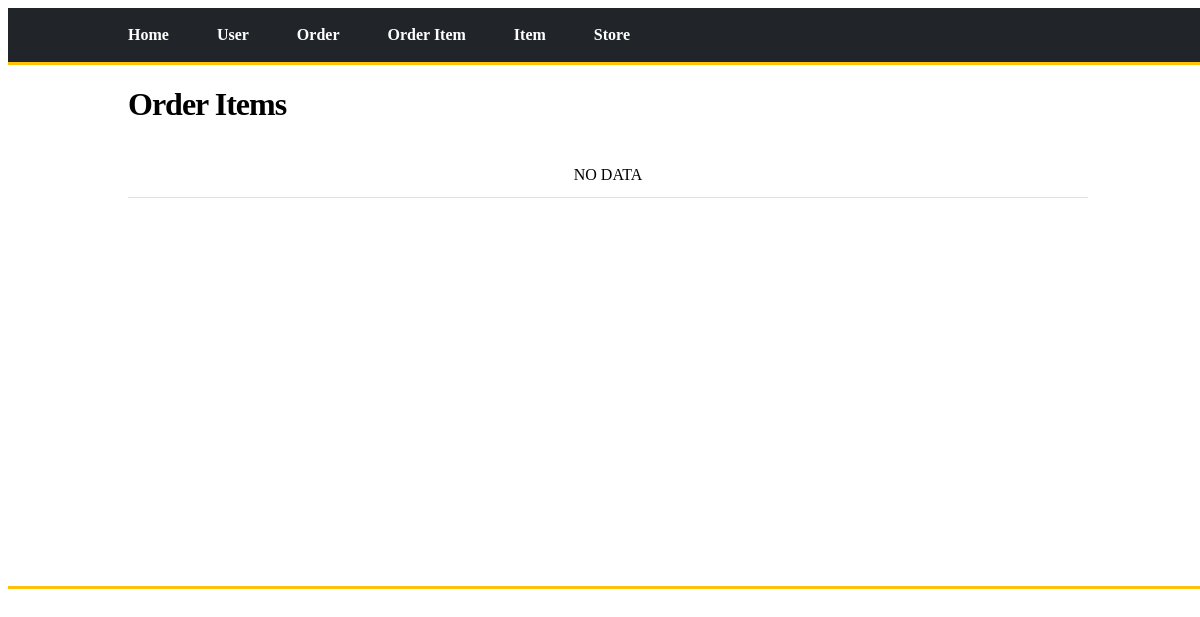
The page /order-item/board/list on the database as committed earlier.
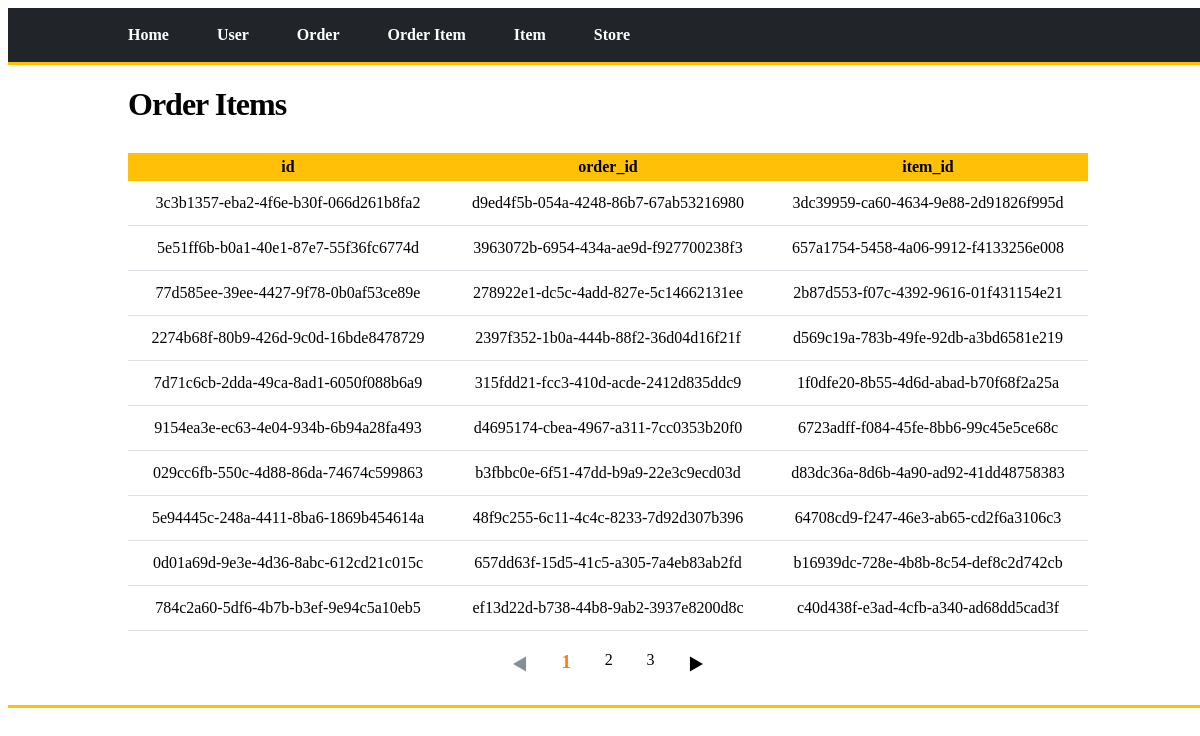
The same page on the database as committed later.
### tables this page shows
CREATE TABLE order_item (
        id TEXT PRIMARY KEY,
        order_id NOT NULL,
        item_id NOT NULL,
        FOREIGN KEY(order_id) REFERENCES "order"(id),
        FOREIGN KEY(item_id) REFERENCES item(id)
);

### view/order_item_view.py (the view)
@order_item_bp.route("/board/list")
def order_item_board_list():
    print('----------------------------view-order-item : @order_item_bp.route("/order-item/board/list")')
    page_num = request.args.get("page_num", type=int, default=1)
    result = []
    result = order_item_service.read_all()
    total_page, page_list, page_datas = get_page_info(page_num, 10, 3, result) # 현재 페이지 번호, 노출 게시물 개수, 노출 페이지 간격, 게시물 데이터
    response = render_template("order_item/board/list.html", datas=result, total_page = total_page, page_list=page_list, page_datas=page_datas, page_num=page_num)
    return response

### service/execute_sql_service/execute_sql_service.py (called while the page is built)
    def get_conn_cursor(self) :
        conn = sqlite3.connect("db/crm.db")
        cursor = conn.cursor()
        return conn, cursor

    def execute_sql(self, type_, sql, args = None) :
        conn, cursor = self.get_conn_cursor()
        result = None
        if (type_ == DML.SELECT) or (type_ == DML.SELECTONE) :
            result = None
            if type_ == DML.SELECT :
                result = self.fetchall_as_dict(cursor, sql, args)
            else :
                result = self.fetchone_as_dict(cursor, sql, args)
            conn.close()
            return result
        else :
            cursor.execute(sql, args)
            conn.commit()
        conn.close()

    def fetchall_as_dict(self, cursor, sql, args):
        if args != None:
            cursor.execute(sql, args)
        else :
            cursor.execute(sql)
        columns = [column[0] for column in cursor.description]  #[컬럼명, ...]
        rows = cursor.fetchall()
        result = []
        for row in rows:
            result.append(dict(zip(columns, row)))  # key : value = column : column value
        return result

### templates/order_item/board/list.html (shortened to what the changed rows need)
<!DOCTYPE html>
<html lang="ko">
<head>
</head>
    <body>
        <div id="root">
            <main id = "main">
                <h1 class="board_name">Order Items</h1>
                <section class="main_content">
                    <div class="board_content">
                        <div>
                            <table>
                                <col width="33%"></col>
                                <col width="33%"></col>
                                <col width="33%"></col>
                                {% if page_datas %}
                                {% set header = page_datas[0].keys() %}
                                <tr>
                                    {% for value in header %}
                                    <th>{{value}}</th>
                                    {% endfor %}
                                </tr>
                                    {% for page_data in page_datas %}
                                    {% set id = page_data['id'] %}
                                    <tr onclick = window.location.href="{{ url_for('order_item.order_item_board_detail', id=id) }}">
                                        {% for key, value in page_data.items() %}
                                        <td>{{value}}</td>
                                        {% endfor %}
                                    </tr>
                                    {% endfor %}
                                {% else %}
                                    <tr><td colspan="5">NO DATA</td></tr>
                                {% endif %}
                            </table>
                        </div>
                        <div class="board_paging">
                            <ul type="none">
                                {% if page_list  %}
                                    {% if page_list[0] == 1 %}
                                    <li><a style="color:var(--bs-gray-600);">◀</a></li>
                                    {% else %}
                                    {% set pre_page_num = page_list[0]-3 %}
                                    <li><a class="pre_page_btn" href="{{ url_for('order_item.order_item_board_list', page_num=pre_page_num) }}">◀</a></li>
                                    {% endif %}
                                {% endif %}
                                {% if page_list != None %}
                                    {% for page in page_list %}
                                        {% if page == page_num %}
                                        <li><a class="current_page" href="{{ url_for('order_item.order_item_board_list', page_num=page) }}">{{page}}</a></li>
                                        {% else %}
                                        <li><a class="page_num" href="{{ url_for('order_item.order_item_board_list', page_num=page) }}">{{page}}</a></li>
                                        {% endif %}
                                    {%endfor%}
                                {% endif %}
                                {% if page_list  %}
                                    {% set page_length = page_list | length %}
                                    {% set page_index = page_length-1 %}
                                    {% set next_page_num = page_list[page_index]+1 %}
                                    {% if page_list[page_index] == total_page %}
                                    <li><a style="color:var(--bs-gray-600); cursor:default">▶</a></li>
                                    {% else %}
                                    <li><a class="next_page_btn" href="{{ url_for('order_item.order_item_board_list', page_num=next_page_num) }}">▶</a></li>
                                    {% endif %}
                                {% endif %}
                            </ul>
                        </div>
                    </div>
                </section>
        </main>
    </div>
    </body>
</html>

Rows that differ between the two databases and show on the page:
added order_item: id "3c3b1357-eba2-4f6e-b30f-066d261b8fa2", order "d9ed4f5b-054a-4248-86b7-67ab53216980", item "3dc39959-ca60-4634-9e88-2d91826f995d"
added order_item: id "5e51ff6b-b0a1-40e1-87e7-55f36fc6774d", order "3963072b-6954-434a-ae9d-f927700238f3", item "657a1754-5458-4a06-9912-f4133256e008"
added order_item: id "77d585ee-39ee-4427-9f78-0b0af53ce89e", order "278922e1-dc5c-4add-827e-5c14662131ee", item "2b87d553-f07c-4392-9616-01f431154e21"
added order_item: id "2274b68f-80b9-426d-9c0d-16bde8478729", order "2397f352-1b0a-444b-88f2-36d04d16f21f", item "d569c19a-783b-49fe-92db-a3bd6581e219"
added order_item: id "7d71c6cb-2dda-49ca-8ad1-6050f088b6a9", order "315fdd21-fcc3-410d-acde-2412d835ddc9", item "1f0dfe20-8b55-4d6d-abad-b70f68f2a25a"
added order_item: id "9154ea3e-ec63-4e04-934b-6b94a28fa493", order "d4695174-cbea-4967-a311-7cc0353b20f0", item "6723adff-f084-45fe-8bb6-99c45e5ce68c"
added order_item: id "029cc6fb-550c-4d88-86da-74674c599863", order "b3fbbc0e-6f51-47dd-b9a9-22e3c9ecd03d", item "d83dc36a-8d6b-4a90-ad92-41dd48758383"
added order_item: id "5e94445c-248a-4411-8ba6-1869b454614a", order "48f9c255-6c11-4c4c-8233-7d92d307b396", item "64708cd9-f247-46e3-ab65-cd2f6a3106c3"
added order_item: id "0d01a69d-9e3e-4d36-8abc-612cd21c015c", order "657dd63f-15d5-41c5-a305-7a4eb83ab2fd", item "b16939dc-728e-4b8b-8c54-def8c2d742cb"
added order_item: id "784c2a60-5df6-4b7b-b3ef-9e94c5a10eb5", order "ef13d22d-b738-44b8-9ab2-3937e8200d8c", item "c40d438f-e3ad-4cfb-a340-ad68dd5cad3f"
Other text that changed with them:
new list line: "id"
new list line: "order_id"
new list line: "item_id"
text no longer shown: "NO DATA"
new list line: "1"
new list line: "2"
new list line: "3"
